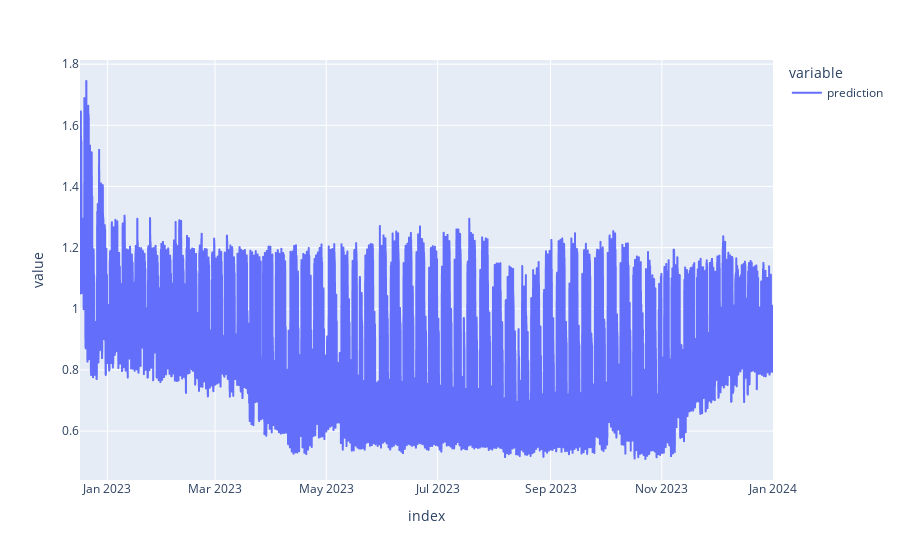

Notebook cell for this chart:
### Code cell
fig=px.line(DFfuturetcriteres,y=['prediction'])
fig.show()

### Figure 1 — Plotly figure (JSON) as saved in the notebook; plotly's stock layout.template omitted (floating-point values rounded to 4 significant figures; data arrays with more than 128 entries replaced by an {"elided": "..."} marker saying what was removed)
{"data": [{"hovertemplate": "variable=prediction<br>index=%{x}<br>value=%{y}<extra></extra>", "legendgroup": "prediction", "line": {"color": "#636efa", "dash": "solid"}, "marker": {"symbol": "circle"}, "mode": "lines", "name": "prediction", "showlegend": true, "type": "scattergl", "x": {"elided": "18966 str values"}, "xaxis": "x", "y": {"elided": "18966 float values"}, "yaxis": "y"}], "layout": {"legend": {"title": {"text": "variable"}, "tracegroupgap": 0}, "margin": {"t": 60}, "xaxis": {"anchor": "y", "domain": [0, 1], "title": {"text": "index"}}, "yaxis": {"anchor": "x", "domain": [0, 1], "title": {"text": "value"}}}}
